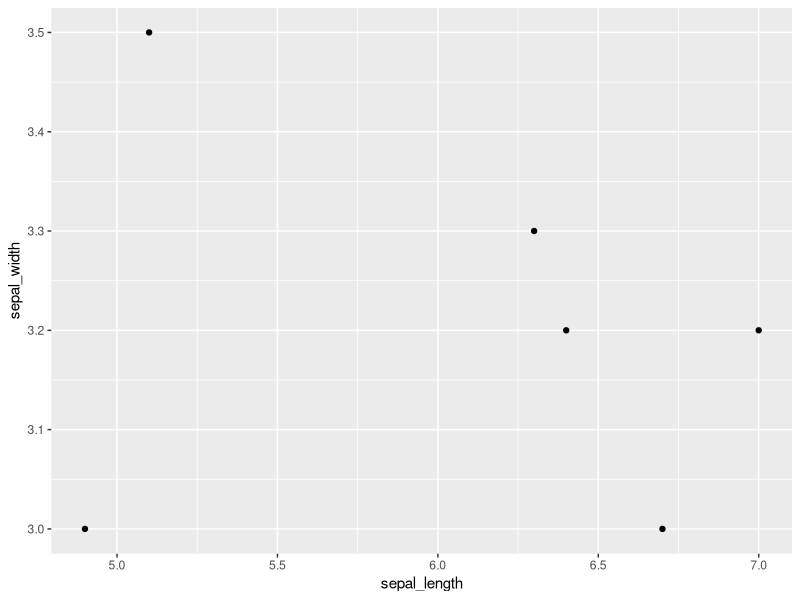
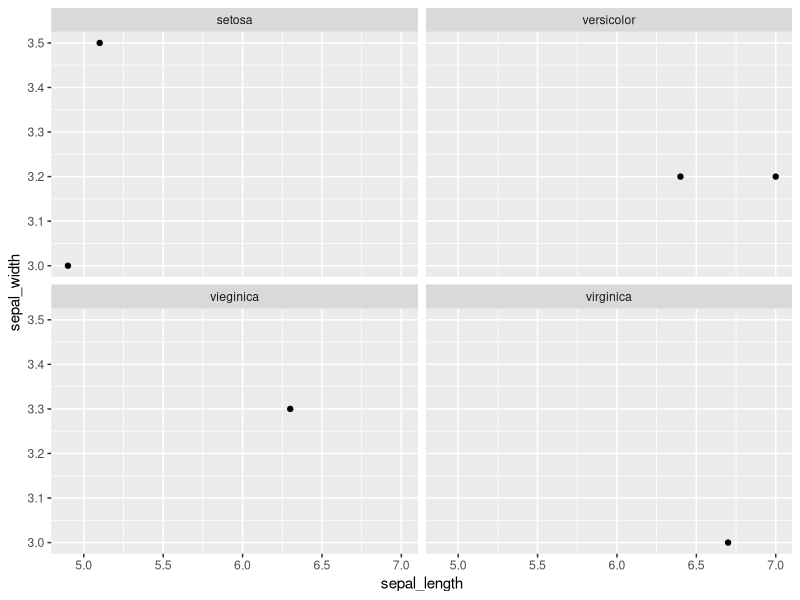
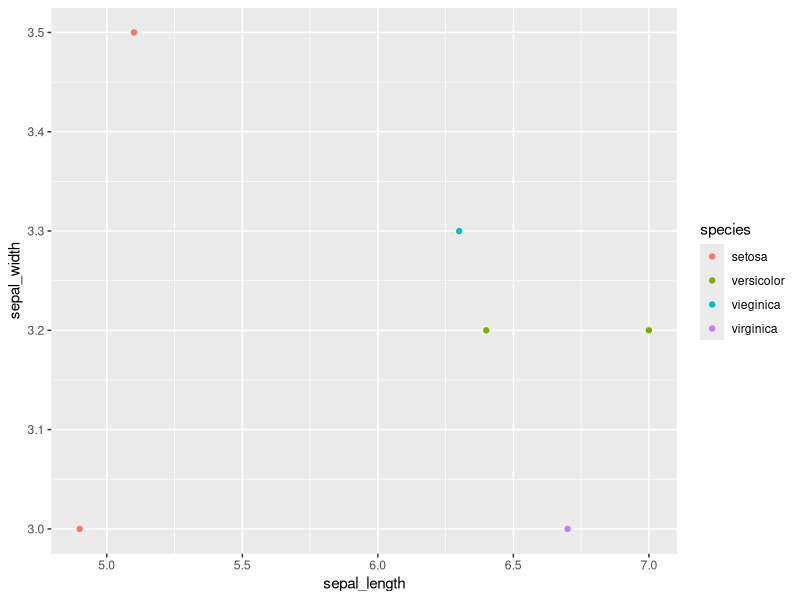

Source code (R) for these figures, in order:
#LETS CREATE A DUMMY DATAFRAME
Plantdf <- read.table(text = "
  species sepal_length sepal_width petal_length petal_width 
  setosa 5.1 3.5 1.4 0.2
  versicolor 7.0 3.2 4.7 1.4
  vieginica 6.3 3.3 6.0 2.5
  setosa  4.9 3.0 1.4 0.2  
  versicolor 6.4 3.2 4.5 1.5
  virginica 6.7 3.0 5.2 2.3
", header = TRUE)
# Next, install and load the ggplot2 library:
install.packages("ggplot2")
library(ggplot2)
# Now, create a scatter plot using the ggplot() function and the aes() function to define the x-axis, y-axis, and other aesthetics:
#This will create a scatter plot with the sepal length values on the x-axis and the sepal width values on the y-axis.
ggplot(data = Plantdf, aes(x = sepal_length, y = sepal_width)) +
  geom_point()
# to plot multiple features in the same plot, you can use the facet_wrap() function to create multiple panels, one for each feature. For example, to create a separate panel for each species, you could do the following:
ggplot(data = Plantdf, aes(x = sepal_length, y = sepal_width)) +
  geom_point() +
  facet_wrap(~ species)
# You can also use the color aesthetic to differentiate between different categories or groups within a feature. For example, to color the points according to the species, you could do the following:
ggplot(data = Plantdf, aes(x = sepal_length, y = sepal_width, color = species)) +
  geom_point()

